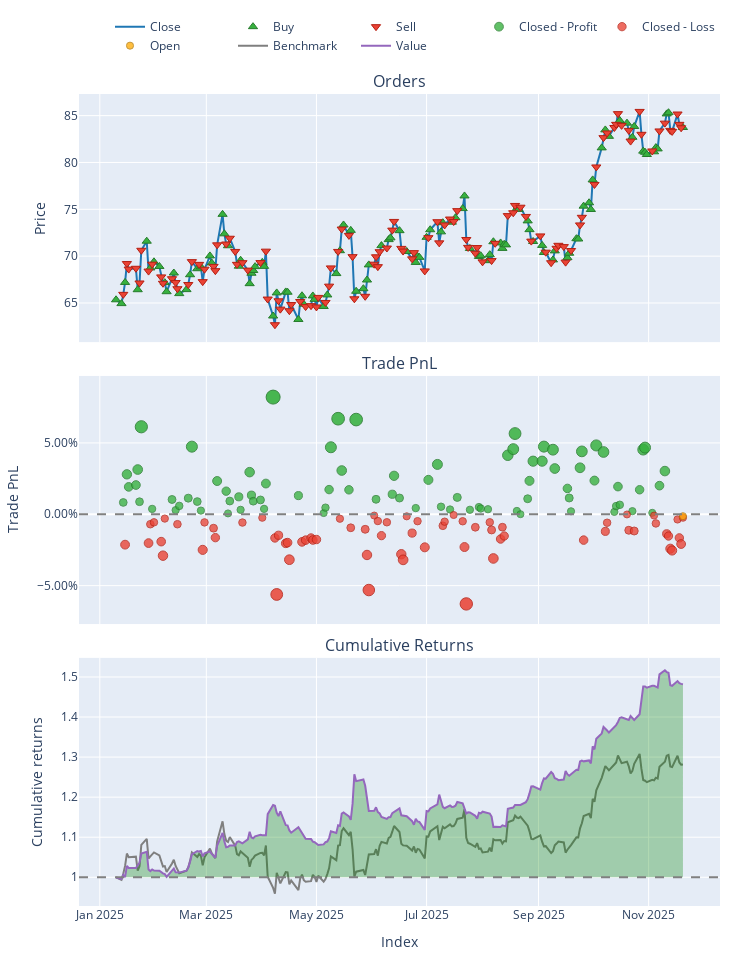

The cell this chart's notebook holds for it:
### Code cell
# 2. Load Data
try:
    # ensuring your path is correct
    data = pd.read_csv('data/processed/NEE_processed_2022.csv')
    if 'Date' in data.columns:
        data['Date'] = pd.to_datetime(data['Date'])
        data.set_index('Date', inplace=True)
    print("Data loaded successfully.")
except FileNotFoundError:
    print("Error: Data file not found. Check path.")
    sys.exit()

# 3. Split Train/Test
split_idx = int(len(data) * 0.7)
train_df = data.iloc[:split_idx]
test_df = data.iloc[split_idx:]

# --- TRAINING PHASE ---
print("Training SAC Agent...")

# Initialize Trainer (Pass config if needed, or defaults)
trainer = ModelTrainerRL(config['reinforcement_learning'])
env_params = config['reinforcement_learning']['environment']

# Create Training Environment
env_train = TradingEnvRL(
    train_df, 
    initial_balance=env_params.get('initial_balance', 10000),
    commission=env_params.get('commission', 0.001),
    lookback_window=env_params.get('lookback_window', 30),
    reward_func='profit'
)

# Train and Save
# This automatically handles the VecNormalize wrapper creation
result = trainer.train_sac(env_train) 

# IMPORTANT: Save the model and the normalization stats to disk
# We will reload them for the test phase to ensure consistency
save_path = "models/"
trainer.save_models(save_path)
print("Training Complete. Models saved.")

# --- INFERENCE PHASE (UPDATED) ---
print("Generating Agent Predictions on Test Data...")

# 1. Load the Trained Model
model = SAC.load(os.path.join(save_path, "sac_model"))

# 2. Create the Test Environment
# Must have the same observation space (columns) as training
env_test = TradingEnvRL(
    test_df, 
    initial_balance=env_params.get('initial_balance', 100000),
    commission=env_params.get('commission', 0.001),
    lookback_window=env_params.get('lookback_window', 30),
    reward_func='profit' 
)

# 3. Wrap it in DummyVecEnv (Required for SB3)
vec_env_test = DummyVecEnv([lambda: env_test])

# 4. Load Normalization Statistics
# This applies the Training Mean/Variance to the Test Data (Crucial!)
norm_path = os.path.join(save_path, "sac_vecnormalize.pkl")
if os.path.exists(norm_path):
    vec_env_test = VecNormalize.load(norm_path, vec_env_test)
    vec_env_test.training = False     # Do not update stats on test data
    vec_env_test.norm_reward = False  # Do not normalize rewards for testing
else:
    print("WARNING: Normalization stats not found. Model predictions may be garbage.")

# 5. Run Inference Loop
obs = vec_env_test.reset()
done = [False]  # VecEnv returns done as a list/array
actions = []

while not done[0]:
    # Predict action (obs is now correctly scaled)
    action, _ = model.predict(obs, deterministic=True)
    actions.append(action[0]) # Extract single action
    
    # Step the environment
    obs, _, done, _ = vec_env_test.step(action)

print(f"Generated {len(actions)} actions.")


# --- BACKTESTING PHASE ---
print("Running Backtest...")

backtester = PortfolioBacktesterRL(env_params) 

# Note: 'actions' corresponds to the period [lookback_window : end]
# Ensure your backtester handles this alignment. 
# Usually, passing the full price_data and the lookback_window allows 
# the backtester to slice the prices correctly to match the actions.
portfolio = backtester.run_backtest(
    price_data=test_df['close'], 
    predicted_weights=np.array(actions).flatten(),
    lookback_window=env_params.get('lookback_window', 30)
)

comparison = backtester.compare_with_buy_and_hold_rl()

# Show Metrics
metrics = backtester.get_performance_metrics()
print("\n--- Strategy Performance ---")
for k, v in metrics.items():
    print(f"{k}: {v:.4f}")
    
# Plot
portfolio.plot().show()
